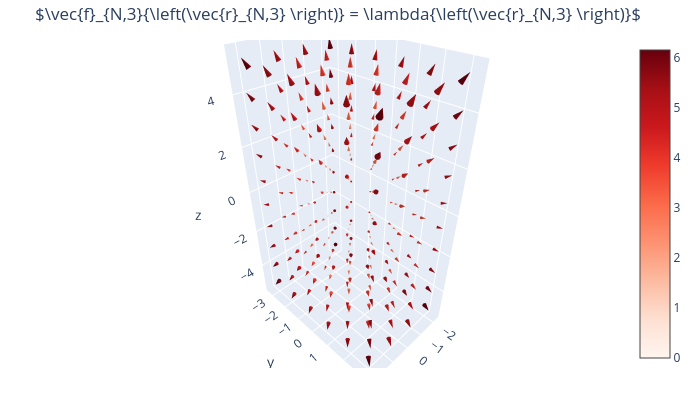

This figure's notebook cell:
### Markdown cell above
### Kamodo modeling

Here we run the Kamodo model generator example from the 2022 PyHC Summer School.  

### Note the use of interactive plots-- you can use the mouse to rotate or change the plot size.

### Code cell
from kamodo import Kamodo
import numpy as np
x, y, z = np.meshgrid(np.linspace(-2,2,4),
                      np.linspace(-3,3,6),
                      np.linspace(-5,5,10))
points = np.array(list(zip(x.ravel(), y.ravel(), z.ravel())))
def fvec_Ncomma3(rvec_Ncomma3 = points):
    return rvec_Ncomma3
k = Kamodo(fvec_Ncomma3 = fvec_Ncomma3)
k.plot('fvec_Ncomma3')

### Figure 1 — Plotly figure (JSON) as saved in the notebook; plotly's stock layout.template omitted (floating-point values rounded to 4 significant figures; data arrays with more than 128 entries replaced by an {"elided": "..."} marker saying what was removed)
{"data": [{"cmax": 6.164, "cmin": 0, "colorscale": [[0, "rgb(255,245,240)"], [0.125, "rgb(254,224,210)"], [0.25, "rgb(252,187,161)"], [0.375, "rgb(252,146,114)"], [0.5, "rgb(251,106,74)"], [0.625, "rgb(239,59,44)"], [0.75, "rgb(203,24,29)"], [0.875, "rgb(165,15,21)"], [1, "rgb(103,0,13)"]], "hoverinfo": "x+y+z+u+v+w+norm", "meta": "3d-vector", "type": "cone", "u": {"elided": "240 float values"}, "v": {"elided": "240 float values"}, "w": {"elided": "240 float values"}, "x": {"elided": "240 float values"}, "y": {"elided": "240 float values"}, "z": {"elided": "240 float values"}}], "layout": {"autosize": false, "height": 400, "margin": {"b": 32, "pad": 0, "r": 30, "t": 40}, "scene": {"aspectmode": "auto", "aspectratio": {"x": 1, "y": 1, "z": 1}, "xaxis": {"title": {"text": "x"}, "type": "linear"}, "yaxis": {"title": {"text": "y"}, "type": "linear"}, "zaxis": {"title": {"text": "z"}, "type": "linear"}}, "title": {"text": "$\\vec{f}_{N,3}{\\left(\\vec{r}_{N,3} \\right)} = \\lambda{\\left(\\vec{r}_{N,3} \\right)}$"}, "width": 700}}
